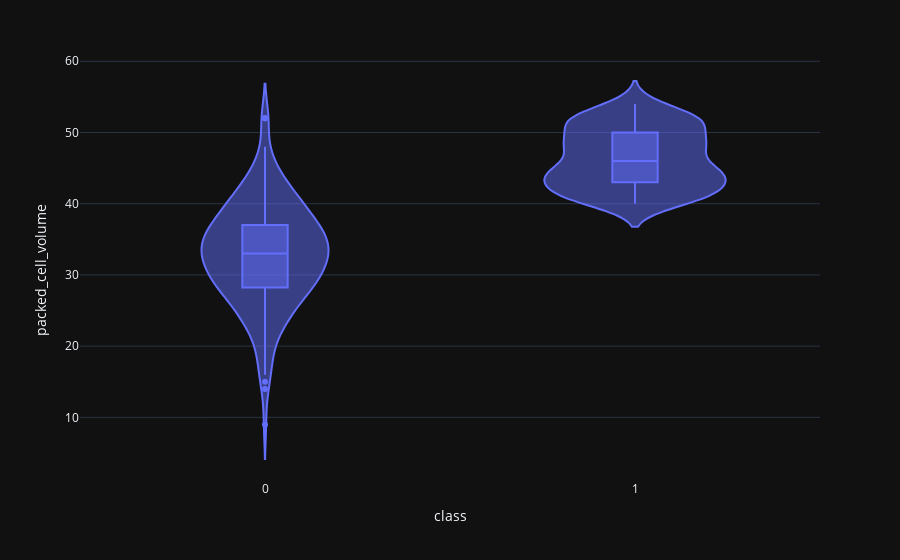

Write notebook code for a chart like this one.
### Code cell
#insights >> outlier are present ,3.1 and 4.8, 16.1 for class 0
violin('packed_cell_volume')

### Figure 1 — Plotly figure (JSON) as saved in the notebook; plotly's stock layout.template omitted (floating-point values rounded to 4 significant figures; data arrays with more than 128 entries replaced by an {"elided": "..."} marker saying what was removed)
{"data": [{"alignmentgroup": "True", "box": {"visible": true}, "hovertemplate": "class=%{x}<br>packed_cell_volume=%{y}<extra></extra>", "legendgroup": "", "marker": {"color": "#636efa"}, "name": "", "offsetgroup": "", "orientation": "v", "scalegroup": "True", "showlegend": false, "type": "violin", "x": {"elided": "400 int values"}, "x0": " ", "xaxis": "x", "y": {"elided": "400 int values"}, "y0": " ", "yaxis": "y"}], "layout": {"legend": {"tracegroupgap": 0}, "margin": {"t": 60}, "violinmode": "group", "xaxis": {"anchor": "y", "domain": [0, 1], "title": {"text": "class"}}, "yaxis": {"anchor": "x", "domain": [0, 1], "title": {"text": "packed_cell_volume"}}}}
